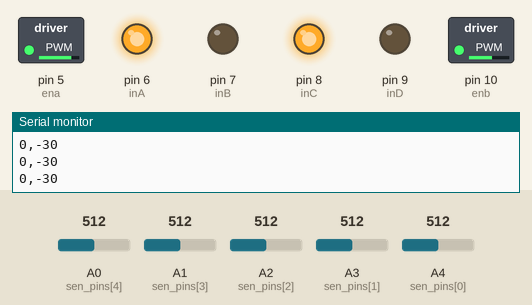
This sketch was run on a simulated Arduino Uno, built with avr-gcc and run on an emulated ATmega328P. On the bench: switched loads named in the sketch (green lamp = pin HIGH), output pins drawn as LEDs (lit = HIGH), the last lines printed to the serial monitor. The inputs (shaded band) are chosen by the test bench; at power-on: A0 (sen_pins[4]) = 512, A3 (sen_pins[1]) = 512, A4 (sen_pins[0]) = 512, A1 (sen_pins[3]) = 512, A2 (sen_pins[2]) = 512.

Above: at 1.2 s.
1.3 s: A0 (sen_pins[4]) set to 435
2.8 s: A0 (sen_pins[4]) set to 416
At 3.2 s:
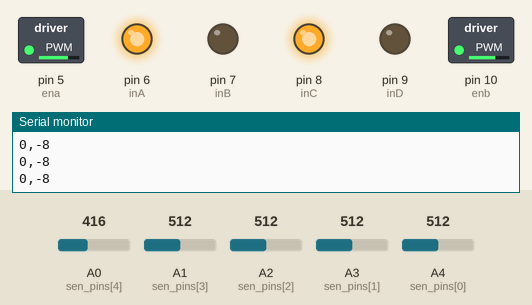
4.3 s: A3 (sen_pins[1]) set to 585
7.3 s: A3 (sen_pins[1]) set to 605
At 7.7 s:
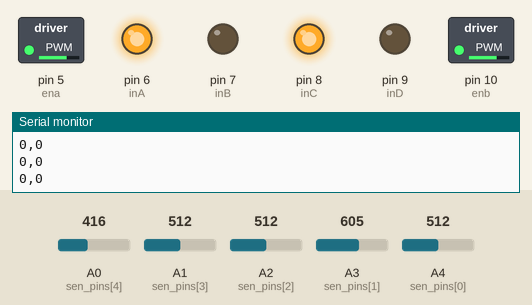
8.8 s: A4 (sen_pins[0]) set to 570
10.3 s: A4 (sen_pins[0]) set to 598
At 11.2 s:
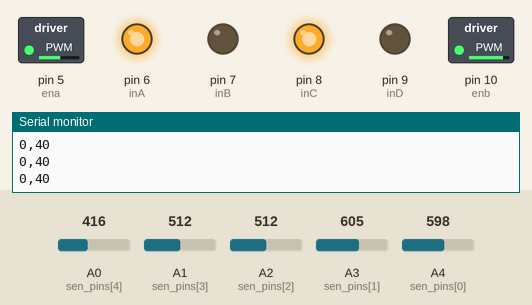
Timing chart, 0 to 12.8 s (numbered marks = the images above; inputs shaded):
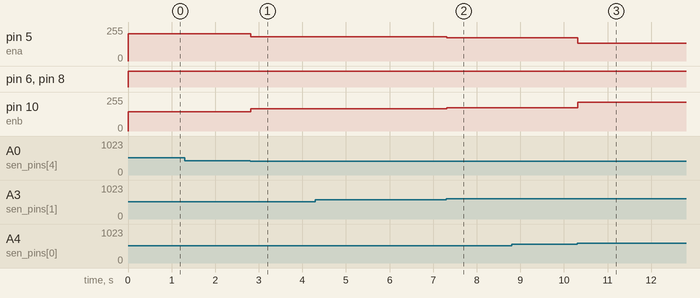

The sketch:

line_follower_full_PID.ino
```cpp
//after setting pins for motor driver it should be checked that the motor is working
//forward or reverse
#define inA 6
#define inB 7
#define inC 8
#define inD 9
#define ena 5
#define enb 10
//sensor analog value should be taken before placing it to th[] array
int uturn = 100;
int th[5] = {582, 595, 401, 475, 425};
int sen_pins[5] = {A4,A3,A2,A1,A0};
void wheel(int lm, int rm);
int i, sen[5], s[5], lastSensor, lastError;
int base_L = 175;
int base_R = 175;
float kp = 2.0;
float kd = 0.4;
float ki = 0.0;
void setup()
{
  mot_init();
  other_init();
}
void loop()
{
   line_follow();
 // wheel(200, 200);
}


void other_init()
{
  lastSensor = 0;
  lastError = 0;
  Serial.begin(9600);
}

void mot_init()
{
  pinMode(inA, OUTPUT);
  pinMode(inB, OUTPUT);
  pinMode(inC, OUTPUT);
  pinMode(inD, OUTPUT);
  pinMode(ena, OUTPUT);
  pinMode(enb, OUTPUT);


}

void wheel(int lm, int rm)
{
  if (lm == 0)
  {
    digitalWrite(inC, HIGH);
    digitalWrite(inD, HIGH);
  }
  if (lm > 0)
  {
    digitalWrite(inC, HIGH);
    digitalWrite(inD, LOW);
  }
  else if (lm < 0)
  {
    digitalWrite(inC, LOW);
    digitalWrite(inD, HIGH);
  }


  if (rm == 0)
  {
    digitalWrite(inA, HIGH);
    digitalWrite(inB, HIGH);
  }
  if (rm > 0)
  {
    digitalWrite(inA, HIGH);
    digitalWrite(inB, LOW);
  }
  else if (rm < 0)
  {
    digitalWrite(inA, LOW);
    digitalWrite(inB, HIGH);
  }
  if (lm > 254) lm = 254;
  if (lm < -254) lm = -254;
  if (rm > 254) rm = 254;
  if (rm < -254) rm = -254;

  analogWrite(ena, abs(rm));
  analogWrite(enb, abs(lm));

}

int readSensor()
{
  for (i = 0; i < 5; i++)
  {
    sen[i] = analogRead(sen_pins[i]);
    if (sen[i] < th[i])
    {
      s[i] = 1;
    }
    else {
      s[i] = 0;
    }
  }

  int error, sum;
  sum = s[0] + s[1] + s[2] + s[3] + s[4];
  if (sum != 0)
  {
    error = (s[0] * 10 + s[1] * 20 + s[2] * 30 + s[3] * 40 + s[4] * 50) / sum - 30;
  }
  else
  {
    error = 420;
  }

  if (s[0] == 1) lastSensor = 1;
  else if (s[4] == 1) lastSensor = 2;
  Serial.print(0);
  Serial.print(",");
  return error;
}
int read_sensor_quad(){

 }


void line_follow()
{
  int error, corr;
  float p, d, I;
  error = readSensor();
  if (error == 420)
  {
    if (lastSensor == 1) wheel(-uturn, uturn);
    else if (lastSensor == 2) wheel(uturn, -uturn);
  }
  else
  {
    p = kp * error;
    d = kd * (error - lastError);
    I = ki * (I + error);
    corr = p + d + I;
    Serial.println(corr);
    wheel(base_L + corr, base_R - corr);
    if ((error - lastError) != 0) delay(5);
    lastError = error;
  }

}
```

Measured:
- after the input at 2.8 s, pin 5 (ena): 205/255 → 183/255 at once; pin 10 (enb): 145/255 → 167/255 at once
- after the input at 7.3 s, pin 5 (ena): 183/255 → 175/255 at once; pin 10 (enb): 167/255 → 175/255 at once
- after the input at 10.3 s, pin 5 (ena): 175/255 → 135/255 at once; pin 10 (enb): 175/255 → 215/255 at once
